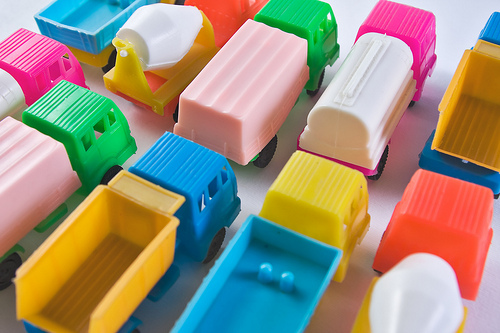
%> input picture Assignment 3/trucks.jpg, 500 x 333 px
$ octave exercise1_assignment3a.m   (GNU Octave 9; MATLAB toolbox functions it lacks are replaced by stand-ins)
%> lines starting %> are read from the running program, lines starting %| are printed output that depends on the picture
% Change the current folder to m file one
if(~isdeployed)
	cd(fileparts(which(mfilename)));
end
clc;	% Clear command window.
clear;	% Delete all variables.
close all;	% Close all figure windows except those created by imtool.
imtool close all;	% Close all figure windows created by imtool.
workspace;	% Make sure the workspace panel is showing.

A1 = imread('trucks.jpg'); %Read image and converting to matrix
%> A1 is the input picture: size 333x500x3 uint8; mean R, G, B 154.9, 144.4, 124.9
R1 = A1(:, :, 1); % Gray image of the red channel
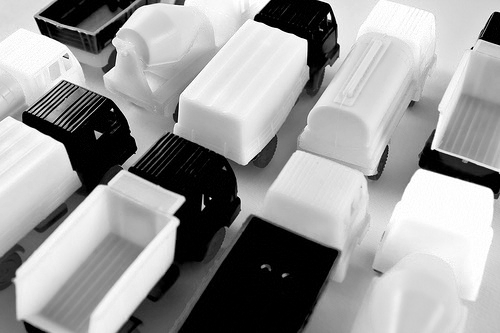
%> R1: size 333x500 uint8; min 0, max 255, mean 154.9
G1 = A1(:, :, 2); % Gray image of the green channel
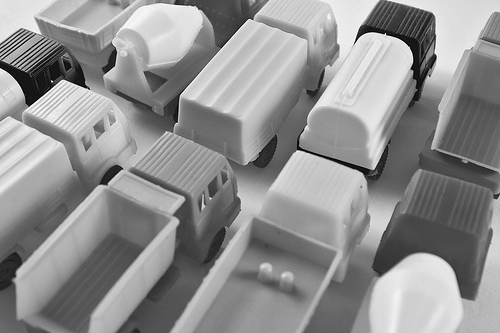
%> G1: size 333x500 uint8; min 0, max 255, mean 144.4
B1 = A1(:, :, 3); % Gray image of the blue channel
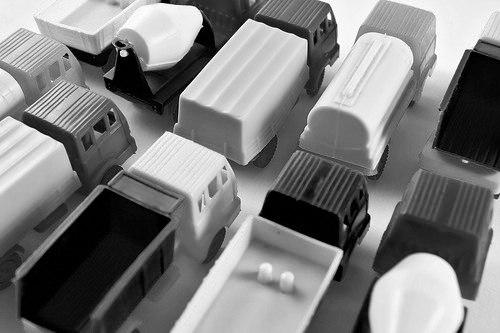
%> B1: size 333x500 uint8; min 0, max 255, mean 124.9

A2 = rgb2hsv(A1);
%> A2: size 333x500x3 double; mean H, S, V 0.42, 0.568, 0.758
R2 = A2(:, :, 1); % Gray image of the red channel
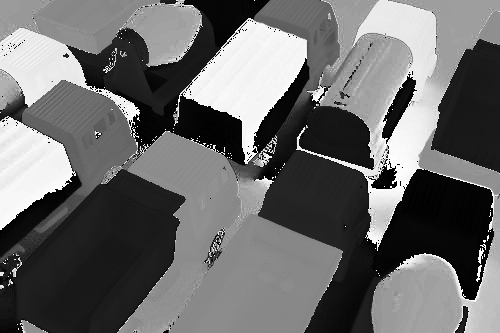
%> R2: size 333x500 double; min 0, max 0.999, mean 0.42
G2 = A2(:, :, 2); % Gray image of the green channel
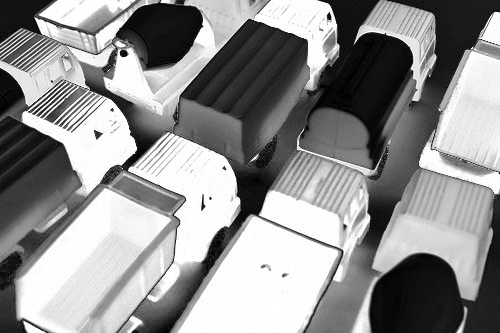
%> G2: size 333x500 double; min 0, max 1, mean 0.568
B2 = A2(:, :, 3); % Gray image of the blue channel
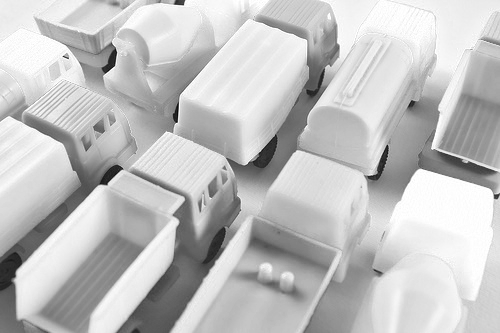
%> B2: size 333x500 double; min 0.0235, max 1, mean 0.758
whos A1
whos A2

figure(1)
subplot(2,4,1); imshow(A1); title('RGB Original image');
subplot(2,4,2); imshow(R1); title('RGB Gray image of the red channel');
subplot(2,4,3); imshow(G1); title('RGB Gray image of the green channel');
subplot(2,4,4); imshow(B1); title('RGB Gray image of the blue channel');
subplot(2,4,5); imshow(A2); title('HSV Original image');
subplot(2,4,6); imshow(R2); title('HSV Gray image of the red channel');
subplot(2,4,7); imshow(G2); title('HSV Gray image of the green channel');
subplot(2,4,8); imshow(B2); title('HSV Gray image of the blue channel');

$ run again, with Assignment 3/lowcon.jpg copied over Assignment 3/trucks.jpg
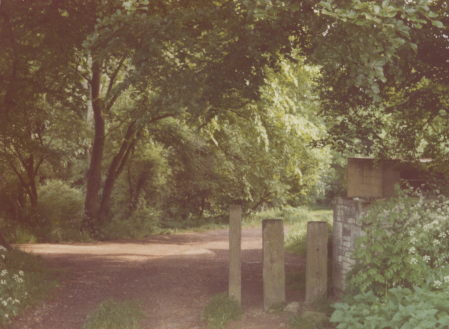
%> input picture Assignment 3/lowcon.jpg, 449 x 329 px
%> A1 is the input picture: size 329x449x3 uint8; mean R, G, B 119.3, 101.4, 76.9
%> A2: size 329x449x3 double; mean H, S, V 0.0956, 0.365, 0.469
%> `R2 = A2(:, :, 1);`:
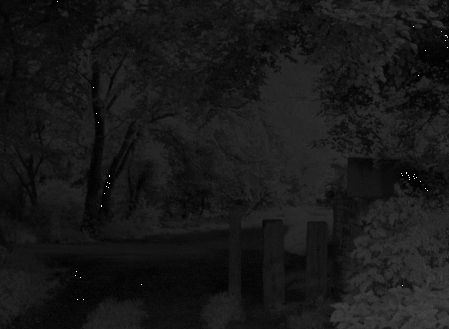
%> R2: size 329x449 double; min 0, max 0.995, mean 0.0956
%> `G2 = A2(:, :, 2);`:
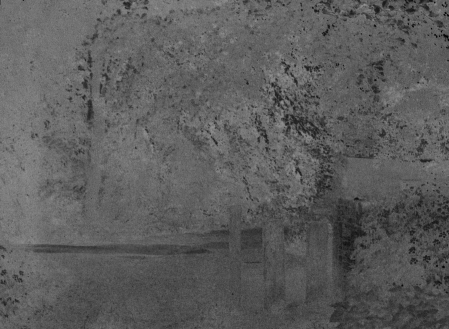
%> G2: size 329x449 double; min 0.0113, max 0.583, mean 0.365
